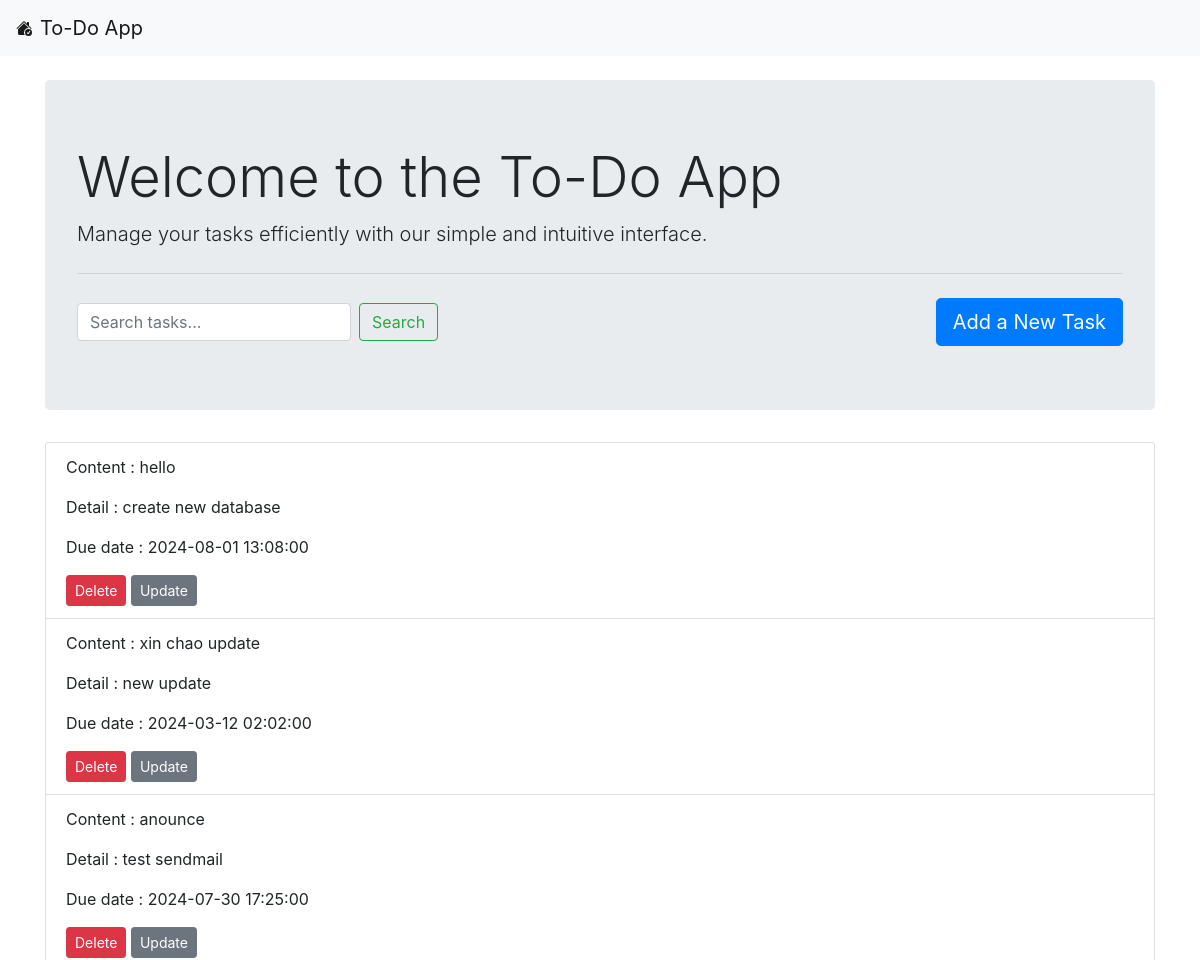
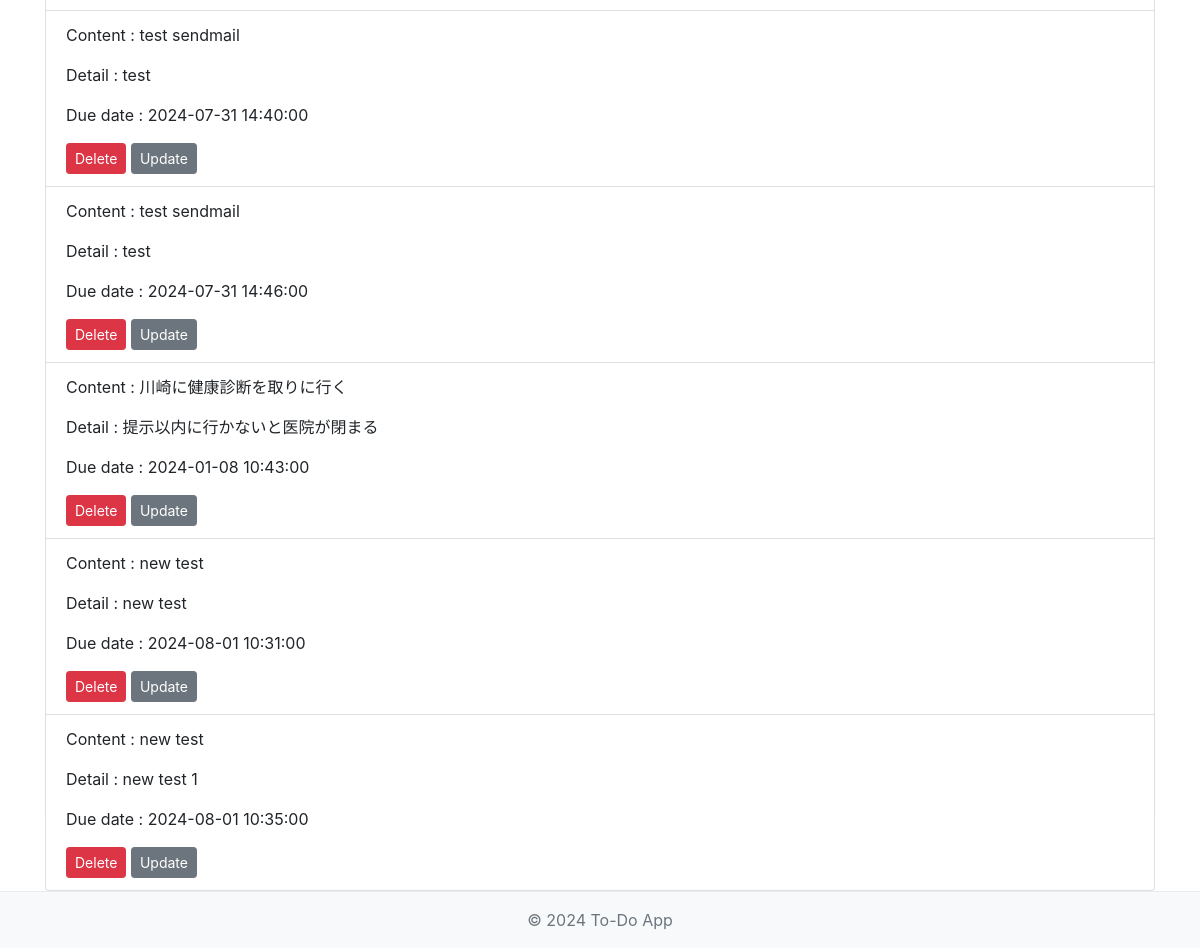
The page / on the database its author committed (2 pictures, top to bottom).
### models.py (models this page shows, shortened)
class Todo(db.Model):
    id = db.Column(db.Integer, primary_key=True)
    content = db.Column(db.String(200), nullable=False)
    completed = db.Column(db.Boolean, default=False)
    description = db.Column(db.Text, nullable=True)
    due_date = db.Column(db.DateTime, nullable=True)  # 期限を追加
    email_sent = db.Column(db.Boolean, default=False) #メールを送信されたかどうかを判断

### app.py (the view)
@app.route('/')
def index():
    tasks = Todo.query.all()
    return render_template('index.html', todos=tasks)

### templates/index.html (shortened to what this page needs)
{% extends 'base.html' %}
{% block content %}
<div class="jumbotron">
    <h1 class="display-4">Welcome to the To-Do App</h1>
    <p class="lead">Manage your tasks efficiently with our simple and intuitive interface.</p>
    <hr class="my-4">
    <form class="form-inline my-2 my-lg-0" action="{{ url_for('search') }}" method="GET">
        <input class="form-control mr-sm-2" type="search" placeholder="Search tasks..." name="query">
        <button class="btn btn-outline-success my-2 my-sm-0" type="submit">Search</button>
        <a class="btn btn-primary btn-lg ml-auto" href="{{ url_for('add') }}" role="button">Add a New Task</a>
    </form>
</div>
<div class="list-group">
    {% for todo in todos %}
    <div class="list-group-item">
        <p>Content : {{  todo.content }} </p>
        <p>Detail : {{ todo.description }} </p>
        <p>Due date : {{ todo.due_date }} </p>
        <a href="{{ url_for('delete', id=todo.id) }}" class="btn btn-danger btn-sm">Delete</a>
        <a href="{{ url_for('detail', id=todo.id) }}" class="btn btn-secondary btn-sm">Update</a>
    </div>
    {% endfor %}
</div>
{% endblock %}

### static/css/custom.css (style rules this page uses)
html, body { height: 100%; margin: 0; }
body { display: flex; flex-direction: column; }

### rows shown on the page
Todo: content "hello", description "create new database", due_date "2024-08-01 13:08:00"
Todo: content "xin chao update", description "new update", due_date "2024-03-12 02:02:00"
Todo: content "anounce", description "test sendmail", due_date "2024-07-30 17:25:00"
Todo: content "test sendmail", description "test", due_date "2024-07-31 14:40:00"
Todo: content "test sendmail", description "test", due_date "2024-07-31 14:46:00"
Todo: content "川崎に健康診断を取りに行く", description "提示以内に行かないと医院が閉まる", due_date "2024-01-08 10:43:00"
Todo: content "new test", description "new test", due_date "2024-08-01 10:31:00"
Todo: content "new test", description "new test 1", due_date "2024-08-01 10:35:00"
